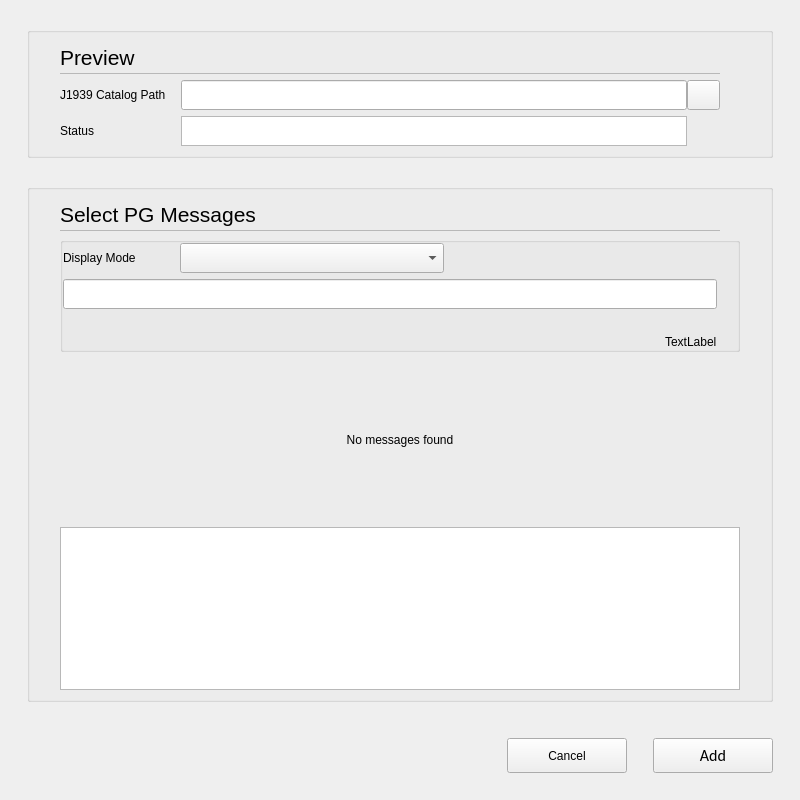
<?xml version="1.0" encoding="UTF-8"?>
<ui version="4.0">
 <class>C_SdBueJ1939AddMessagesFromCatalogDialog</class>
 <widget class="QWidget" name="C_SdBueJ1939AddMessagesFromCatalogDialog">
  <property name="geometry">
   <rect>
    <x>0</x>
    <y>0</y>
    <width>800</width>
    <height>800</height>
   </rect>
  </property>
  <property name="maximumSize">
   <size>
    <width>800</width>
    <height>800</height>
   </size>
  </property>
  <property name="windowTitle">
   <string>C_SdBueJ1939AddMessagesFromCatalogDialog</string>
  </property>
  <layout class="QVBoxLayout" name="verticalLayout">
   <property name="leftMargin">
    <number>27</number>
   </property>
   <property name="topMargin">
    <number>27</number>
   </property>
   <property name="rightMargin">
    <number>27</number>
   </property>
   <property name="bottomMargin">
    <number>0</number>
   </property>
   <item>
    <widget class="stw::opensyde_gui_elements::C_OgeGbx" name="pc_GroupBoxGeneral_5">
     <property name="title">
      <string/>
     </property>
     <layout class="QVBoxLayout" name="verticalLayout_2" stretch="0">
      <property name="spacing">
       <number>6</number>
      </property>
      <property name="leftMargin">
       <number>30</number>
      </property>
      <property name="rightMargin">
       <number>30</number>
      </property>
      <property name="bottomMargin">
       <number>9</number>
      </property>
      <item>
       <layout class="QVBoxLayout" name="verticalLayout_7">
        <property name="spacing">
         <number>6</number>
        </property>
        <property name="rightMargin">
         <number>20</number>
        </property>
        <property name="bottomMargin">
         <number>0</number>
        </property>
        <item>
         <layout class="QVBoxLayout" name="verticalLayout_8" stretch="0,0">
          <property name="spacing">
           <number>0</number>
          </property>
          <item>
           <layout class="QHBoxLayout" name="horizontalLayout">
            <property name="spacing">
             <number>6</number>
            </property>
            <item>
             <widget class="stw::opensyde_gui_elements::C_OgeLabHeadingGroupBold" name="pc_LabelHeadingPreview">
              <property name="minimumSize">
               <size>
                <width>0</width>
                <height>30</height>
               </size>
              </property>
              <property name="maximumSize">
               <size>
                <width>16777215</width>
                <height>30</height>
               </size>
              </property>
              <property name="font">
               <font>
                <family>Segoe UI</family>
                <pointsize>16</pointsize>
               </font>
              </property>
              <property name="text">
               <string>Preview</string>
              </property>
             </widget>
            </item>
            <item>
             <spacer name="horizontalSpacer_11">
              <property name="orientation">
               <enum>Qt::Horizontal</enum>
              </property>
              <property name="sizeHint" stdset="0">
               <size>
                <width>40</width>
                <height>20</height>
               </size>
              </property>
             </spacer>
            </item>
           </layout>
          </item>
          <item>
           <layout class="QHBoxLayout" name="horizontalLayout_2">
            <property name="spacing">
             <number>0</number>
            </property>
            <property name="topMargin">
             <number>1</number>
            </property>
            <property name="rightMargin">
             <number>0</number>
            </property>
            <item>
             <widget class="stw::opensyde_gui_elements::C_OgeFraSeparator" name="pc_Frame_3">
              <property name="minimumSize">
               <size>
                <width>0</width>
                <height>1</height>
               </size>
              </property>
              <property name="maximumSize">
               <size>
                <width>16777215</width>
                <height>1</height>
               </size>
              </property>
              <property name="frameShape">
               <enum>QFrame::StyledPanel</enum>
              </property>
              <property name="frameShadow">
               <enum>QFrame::Raised</enum>
              </property>
             </widget>
            </item>
           </layout>
          </item>
         </layout>
        </item>
        <item>
         <layout class="QGridLayout" name="gridLayout">
          <property name="horizontalSpacing">
           <number>0</number>
          </property>
          <property name="verticalSpacing">
           <number>6</number>
          </property>
          <item row="2" column="0">
           <widget class="stw::opensyde_gui_elements::C_OgeLabGroupItem" name="pc_LabelCatalogPath">
            <property name="text">
             <string>J1939 Catalog Path</string>
            </property>
           </widget>
          </item>
          <item row="2" column="4">
           <widget class="stw::opensyde_gui_elements::C_OgePubOpen" name="pc_PushButtonCatalogPath">
            <property name="minimumSize">
             <size>
              <width>33</width>
              <height>30</height>
             </size>
            </property>
            <property name="maximumSize">
             <size>
              <width>33</width>
              <height>30</height>
             </size>
            </property>
            <property name="text">
             <string/>
            </property>
           </widget>
          </item>
          <item row="4" column="1">
           <spacer name="horizontalSpacer_5">
            <property name="orientation">
             <enum>Qt::Horizontal</enum>
            </property>
            <property name="sizeType">
             <enum>QSizePolicy::Fixed</enum>
            </property>
            <property name="sizeHint" stdset="0">
             <size>
              <width>15</width>
              <height>20</height>
             </size>
            </property>
           </spacer>
          </item>
          <item row="4" column="0">
           <widget class="stw::opensyde_gui_elements::C_OgeLabGroupItem" name="pc_LabelStatus">
            <property name="text">
             <string>Status</string>
            </property>
           </widget>
          </item>
          <item row="2" column="1">
           <spacer name="horizontalSpacer_2">
            <property name="orientation">
             <enum>Qt::Horizontal</enum>
            </property>
            <property name="sizeType">
             <enum>QSizePolicy::Fixed</enum>
            </property>
            <property name="sizeHint" stdset="0">
             <size>
              <width>15</width>
              <height>20</height>
             </size>
            </property>
           </spacer>
          </item>
          <item row="2" column="2">
           <widget class="stw::opensyde_gui_elements::C_OgeLeFilePath" name="pc_LineEditCatalogPath">
            <property name="minimumSize">
             <size>
              <width>0</width>
              <height>30</height>
             </size>
            </property>
            <property name="maximumSize">
             <size>
              <width>16777215</width>
              <height>30</height>
             </size>
            </property>
           </widget>
          </item>
          <item row="4" column="2">
           <widget class="stw::opensyde_gui_elements::C_OgeTebLabel" name="pc_TextBrowserStatusMessage">
            <property name="sizePolicy">
             <sizepolicy hsizetype="Expanding" vsizetype="Fixed">
              <horstretch>0</horstretch>
              <verstretch>0</verstretch>
             </sizepolicy>
            </property>
            <property name="minimumSize">
             <size>
              <width>0</width>
              <height>30</height>
             </size>
            </property>
            <property name="maximumSize">
             <size>
              <width>16777215</width>
              <height>30</height>
             </size>
            </property>
           </widget>
          </item>
         </layout>
        </item>
       </layout>
      </item>
     </layout>
    </widget>
   </item>
   <item>
    <spacer name="verticalSpacer">
     <property name="orientation">
      <enum>Qt::Vertical</enum>
     </property>
     <property name="sizeType">
      <enum>QSizePolicy::Fixed</enum>
     </property>
     <property name="sizeHint" stdset="0">
      <size>
       <width>20</width>
       <height>20</height>
      </size>
     </property>
    </spacer>
   </item>
   <item>
    <widget class="stw::opensyde_gui_elements::C_OgeGbx" name="pc_GroupBoxGeneral">
     <property name="title">
      <string/>
     </property>
     <layout class="QVBoxLayout" name="verticalLayout_5">
      <property name="spacing">
       <number>6</number>
      </property>
      <property name="leftMargin">
       <number>30</number>
      </property>
      <property name="rightMargin">
       <number>30</number>
      </property>
      <item>
       <layout class="QVBoxLayout" name="verticalLayout_3" stretch="0,0,1,1">
        <property name="spacing">
         <number>6</number>
        </property>
        <item>
         <layout class="QVBoxLayout" name="verticalLayout_4">
          <property name="spacing">
           <number>0</number>
          </property>
          <property name="rightMargin">
           <number>20</number>
          </property>
          <item>
           <layout class="QHBoxLayout" name="horizontalLayout_3">
            <item>
             <widget class="stw::opensyde_gui_elements::C_OgeLabHeadingGroupBold" name="pc_LabelSelectPgMessages">
              <property name="minimumSize">
               <size>
                <width>0</width>
                <height>30</height>
               </size>
              </property>
              <property name="maximumSize">
               <size>
                <width>16777215</width>
                <height>30</height>
               </size>
              </property>
              <property name="font">
               <font>
                <family>Segoe UI</family>
                <pointsize>16</pointsize>
               </font>
              </property>
              <property name="text">
               <string>Select PG Messages</string>
              </property>
             </widget>
            </item>
            <item>
             <spacer name="horizontalSpacer_3">
              <property name="orientation">
               <enum>Qt::Horizontal</enum>
              </property>
              <property name="sizeHint" stdset="0">
               <size>
                <width>40</width>
                <height>20</height>
               </size>
              </property>
             </spacer>
            </item>
           </layout>
          </item>
          <item>
           <layout class="QHBoxLayout" name="horizontalLayout_4">
            <property name="spacing">
             <number>0</number>
            </property>
            <property name="topMargin">
             <number>1</number>
            </property>
            <property name="rightMargin">
             <number>0</number>
            </property>
            <item>
             <widget class="stw::opensyde_gui_elements::C_OgeFraSeparator" name="pc_Frame">
              <property name="minimumSize">
               <size>
                <width>0</width>
                <height>1</height>
               </size>
              </property>
              <property name="maximumSize">
               <size>
                <width>16777215</width>
                <height>1</height>
               </size>
              </property>
              <property name="frameShape">
               <enum>QFrame::StyledPanel</enum>
              </property>
              <property name="frameShadow">
               <enum>QFrame::Raised</enum>
              </property>
             </widget>
            </item>
           </layout>
          </item>
         </layout>
        </item>
        <item>
         <widget class="stw::opensyde_gui_elements::C_OgeGbxTransparent" name="groupBox">
          <property name="title">
           <string/>
          </property>
          <layout class="QVBoxLayout" name="verticalLayout_9">
           <property name="spacing">
            <number>6</number>
           </property>
           <property name="leftMargin">
            <number>0</number>
           </property>
           <property name="topMargin">
            <number>0</number>
           </property>
           <property name="rightMargin">
            <number>20</number>
           </property>
           <property name="bottomMargin">
            <number>0</number>
           </property>
           <item>
            <layout class="QHBoxLayout" name="horizontalLayout_5" stretch="0,0,0,1">
             <property name="spacing">
              <number>6</number>
             </property>
             <item>
              <widget class="stw::opensyde_gui_elements::C_OgeLabGroupItem" name="pc_LabelMode">
               <property name="text">
                <string>Display Mode</string>
               </property>
              </widget>
             </item>
             <item>
              <spacer name="horizontalSpacer_7">
               <property name="orientation">
                <enum>Qt::Horizontal</enum>
               </property>
               <property name="sizeType">
                <enum>QSizePolicy::Fixed</enum>
               </property>
               <property name="sizeHint" stdset="0">
                <size>
                 <width>38</width>
                 <height>20</height>
                </size>
               </property>
              </spacer>
             </item>
             <item>
              <widget class="stw::opensyde_gui_elements::C_OgeCbxText" name="pc_ComboBoxMessageMode">
               <property name="sizePolicy">
                <sizepolicy hsizetype="Preferred" vsizetype="Fixed">
                 <horstretch>0</horstretch>
                 <verstretch>0</verstretch>
                </sizepolicy>
               </property>
               <property name="minimumSize">
                <size>
                 <width>264</width>
                 <height>30</height>
                </size>
               </property>
               <property name="maximumSize">
                <size>
                 <width>16777215</width>
                 <height>30</height>
                </size>
               </property>
              </widget>
             </item>
             <item>
              <spacer name="horizontalSpacer_6">
               <property name="orientation">
                <enum>Qt::Horizontal</enum>
               </property>
               <property name="sizeHint" stdset="0">
                <size>
                 <width>40</width>
                 <height>20</height>
                </size>
               </property>
              </spacer>
             </item>
            </layout>
           </item>
           <item>
            <layout class="QVBoxLayout" name="verticalLayout_6" stretch="0,1">
             <property name="spacing">
              <number>6</number>
             </property>
             <property name="rightMargin">
              <number>0</number>
             </property>
             <property name="bottomMargin">
              <number>0</number>
             </property>
             <item>
              <widget class="stw::opensyde_gui_elements::C_OgeLeProperties" name="pc_LineEditMessageFilter">
               <property name="minimumSize">
                <size>
                 <width>0</width>
                 <height>30</height>
                </size>
               </property>
               <property name="maximumSize">
                <size>
                 <width>16777215</width>
                 <height>30</height>
                </size>
               </property>
              </widget>
             </item>
             <item>
              <layout class="QHBoxLayout" name="horizontalLayout_6">
               <property name="topMargin">
                <number>20</number>
               </property>
               <item>
                <spacer name="horizontalSpacer_4">
                 <property name="orientation">
                  <enum>Qt::Horizontal</enum>
                 </property>
                 <property name="sizeHint" stdset="0">
                  <size>
                   <width>1</width>
                   <height>10</height>
                  </size>
                 </property>
                </spacer>
               </item>
               <item>
                <widget class="stw::opensyde_gui_elements::C_OgeLabGroupItem" name="pc_LabelSelection">
                 <property name="text">
                  <string>TextLabel</string>
                 </property>
                </widget>
               </item>
              </layout>
             </item>
            </layout>
           </item>
          </layout>
         </widget>
        </item>
        <item>
         <widget class="stw::opensyde_gui_elements::C_OgeLabGroupItem" name="pc_LabelNoMessages">
          <property name="text">
           <string>No messages found</string>
          </property>
          <property name="alignment">
           <set>Qt::AlignCenter</set>
          </property>
         </widget>
        </item>
        <item>
         <widget class="stw::opensyde_gui::C_SdBueJ1939AddMessagesFromCatalogTableView" name="pc_TabelView">
          <attribute name="horizontalHeaderStretchLastSection">
           <bool>true</bool>
          </attribute>
         </widget>
        </item>
       </layout>
      </item>
     </layout>
    </widget>
   </item>
   <item>
    <spacer name="pc_VerticalSpacerButtonsObove">
     <property name="orientation">
      <enum>Qt::Vertical</enum>
     </property>
     <property name="sizeType">
      <enum>QSizePolicy::Fixed</enum>
     </property>
     <property name="sizeHint" stdset="0">
      <size>
       <width>20</width>
       <height>30</height>
      </size>
     </property>
    </spacer>
   </item>
   <item>
    <layout class="QHBoxLayout" name="horizontalLayout_22">
     <item>
      <spacer name="horizontalSpacer_9">
       <property name="orientation">
        <enum>Qt::Horizontal</enum>
       </property>
       <property name="sizeHint" stdset="0">
        <size>
         <width>40</width>
         <height>20</height>
        </size>
       </property>
      </spacer>
     </item>
     <item>
      <widget class="stw::opensyde_gui_elements::C_OgePubCancel" name="pc_PushButtonCancel">
       <property name="minimumSize">
        <size>
         <width>120</width>
         <height>35</height>
        </size>
       </property>
       <property name="maximumSize">
        <size>
         <width>120</width>
         <height>35</height>
        </size>
       </property>
       <property name="text">
        <string>Cancel</string>
       </property>
      </widget>
     </item>
     <item>
      <spacer name="horizontalSpacer">
       <property name="orientation">
        <enum>Qt::Horizontal</enum>
       </property>
       <property name="sizeType">
        <enum>QSizePolicy::Fixed</enum>
       </property>
       <property name="sizeHint" stdset="0">
        <size>
         <width>20</width>
         <height>20</height>
        </size>
       </property>
      </spacer>
     </item>
     <item>
      <widget class="stw::opensyde_gui_elements::C_OgePubDialog" name="pc_PushButtonAdd">
       <property name="minimumSize">
        <size>
         <width>120</width>
         <height>35</height>
        </size>
       </property>
       <property name="maximumSize">
        <size>
         <width>120</width>
         <height>35</height>
        </size>
       </property>
       <property name="font">
        <font>
         <family>Calibri</family>
         <pointsize>12</pointsize>
        </font>
       </property>
       <property name="text">
        <string>Add</string>
       </property>
      </widget>
     </item>
    </layout>
   </item>
   <item>
    <spacer name="verticalSpacer_7">
     <property name="orientation">
      <enum>Qt::Vertical</enum>
     </property>
     <property name="sizeType">
      <enum>QSizePolicy::Fixed</enum>
     </property>
     <property name="sizeHint" stdset="0">
      <size>
       <width>20</width>
       <height>27</height>
      </size>
     </property>
    </spacer>
   </item>
  </layout>
 </widget>
 <customwidgets>
  <customwidget>
   <class>stw::opensyde_gui_elements::C_OgeFraSeparator</class>
   <extends>QFrame</extends>
   <header>C_OgeFraSeparator.hpp</header>
   <container>1</container>
  </customwidget>
  <customwidget>
   <class>stw::opensyde_gui_elements::C_OgeLabHeadingGroupBold</class>
   <extends>QLabel</extends>
   <header>C_OgeLabHeadingGroupBold.hpp</header>
  </customwidget>
  <customwidget>
   <class>stw::opensyde_gui_elements::C_OgeCbxText</class>
   <extends>QComboBox</extends>
   <header>C_OgeCbxText.hpp</header>
  </customwidget>
  <customwidget>
   <class>stw::opensyde_gui_elements::C_OgeLabGroupItem</class>
   <extends>QLabel</extends>
   <header>C_OgeLabGroupItem.hpp</header>
  </customwidget>
  <customwidget>
   <class>stw::opensyde_gui_elements::C_OgeGbxTransparent</class>
   <extends>QGroupBox</extends>
   <header>C_OgeGbxTransparent.hpp</header>
   <container>1</container>
  </customwidget>
  <customwidget>
   <class>stw::opensyde_gui_elements::C_OgePubOpen</class>
   <extends>QPushButton</extends>
   <header>C_OgePubOpen.hpp</header>
  </customwidget>
  <customwidget>
   <class>stw::opensyde_gui_elements::C_OgePubDialog</class>
   <extends>QPushButton</extends>
   <header>C_OgePubDialog.hpp</header>
  </customwidget>
  <customwidget>
   <class>stw::opensyde_gui_elements::C_OgeGbx</class>
   <extends>QGroupBox</extends>
   <header>C_OgeGbx.hpp</header>
   <container>1</container>
  </customwidget>
  <customwidget>
   <class>stw::opensyde_gui_elements::C_OgePubCancel</class>
   <extends>QPushButton</extends>
   <header>C_OgePubCancel.hpp</header>
  </customwidget>
  <customwidget>
   <class>stw::opensyde_gui_elements::C_OgeLeProperties</class>
   <extends>QLineEdit</extends>
   <header>C_OgeLeProperties.hpp</header>
  </customwidget>
  <customwidget>
   <class>stw::opensyde_gui_elements::C_OgeLeFilePath</class>
   <extends>QLineEdit</extends>
   <header>C_OgeLeFilePath.hpp</header>
  </customwidget>
  <customwidget>
   <class>stw::opensyde_gui::C_SdBueJ1939AddMessagesFromCatalogTableView</class>
   <extends>QTableView</extends>
   <header>C_SdBueJ1939AddMessagesFromCatalogTableView.hpp</header>
  </customwidget>
  <customwidget>
   <class>stw::opensyde_gui_elements::C_OgeTebLabel</class>
   <extends>QTextBrowser</extends>
   <header>C_OgeTebLabel.hpp</header>
  </customwidget>
 </customwidgets>
 <tabstops>
  <tabstop>pc_LineEditCatalogPath</tabstop>
  <tabstop>pc_PushButtonCatalogPath</tabstop>
  <tabstop>pc_ComboBoxMessageMode</tabstop>
  <tabstop>pc_LineEditMessageFilter</tabstop>
  <tabstop>pc_TabelView</tabstop>
  <tabstop>pc_PushButtonCancel</tabstop>
  <tabstop>pc_PushButtonAdd</tabstop>
 </tabstops>
 <resources/>
 <connections/>
</ui>
